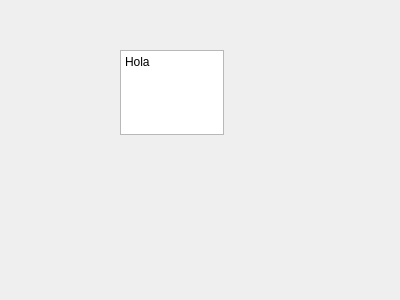
<?xml version="1.0" encoding="UTF-8"?>
<ui version="4.0">
 <class>Dialog</class>
 <widget class="QDialog" name="Dialog">
  <property name="geometry">
   <rect>
    <x>0</x>
    <y>0</y>
    <width>400</width>
    <height>300</height>
   </rect>
  </property>
  <property name="windowTitle">
   <string>Dialog</string>
  </property>
  <widget class="QPlainTextEdit" name="plainTextEdit">
   <property name="geometry">
    <rect>
     <x>120</x>
     <y>50</y>
     <width>104</width>
     <height>85</height>
    </rect>
   </property>
   <property name="plainText">
    <string>Hola</string>
   </property>
  </widget>
 </widget>
 <resources/>
 <connections/>
</ui>
